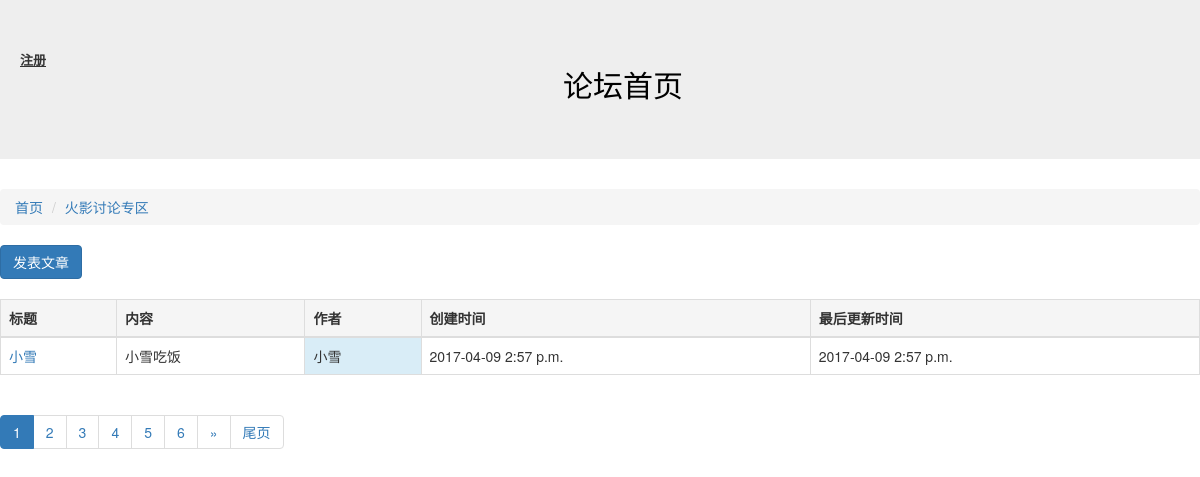
/article/list/4, run on an earlier commit of the app's database.
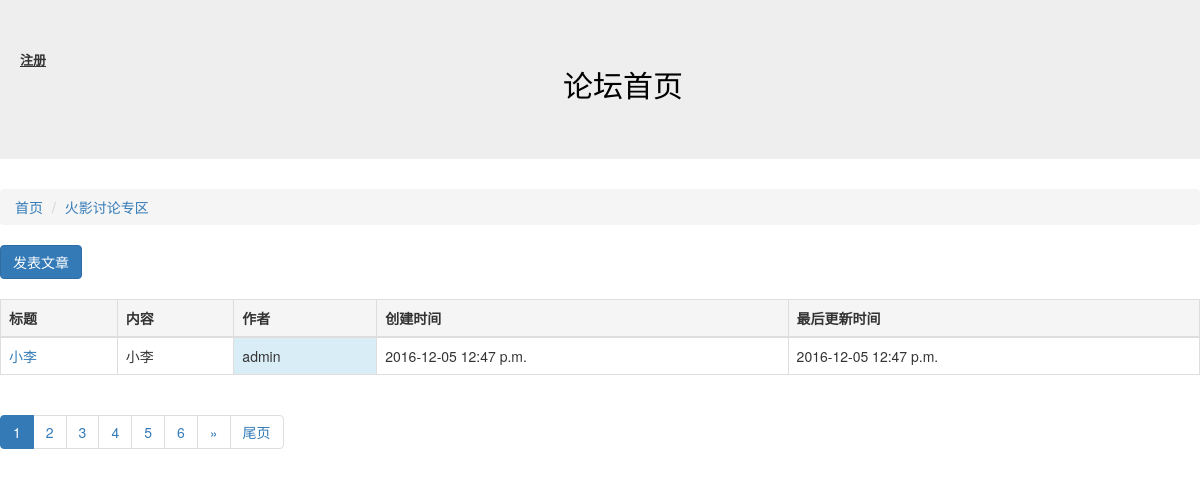
And on a later commit of the database.
### block/models.py (models this page shows, shortened)
class Block(models.Model):
    names = models.CharField("板块名称",max_length=100)
    desc = models.CharField("板块描述",max_length=100)
    manager_name = models.CharField("板块管理员名称",max_length=100)
    status = models.IntegerField("状态",choices=((0,"正常"),(-1,"关闭")))
    class Meta:
        verbose_name = "板块"
        verbose_name_plural = "板块配置"

### article/models.py (models this page shows, shortened)
class Article(models.Model):
    owner = models.ForeignKey(User,verbose_name="作者")
    block = models.ForeignKey(Block,verbose_name="板块ID")
    title = models.CharField("文章标题",max_length=10)
    content = models.CharField("文章内容",max_length=10000)
    status = models.IntegerField("状态",choices=((0,"正常"),(-1,"关闭")))
    create_timestamp = models.DateTimeField("创建时间",auto_now_add =True)
    last_timestamp = models.DateTimeField("最后更新时间",auto_now=True)
    class Meta:
        verbose_name = "文章"
        verbose_name_plural = "文章"

### article/views.py (the view)
# urls.py: url(r'^list/(?P<block_id>\d+)',article_list),
def article_list(request,block_id):
    block_id = int(block_id)
    block = Block.objects.get(id=block_id)
    ARTICLE_CNT_1PAGE = 1
    page_no = int(request.GET.get("page_no","1"))
    all_articles = Article.objects.filter(block=block,status=0).order_by("-id")
    articles_objs,page = paginate_queryset(all_articles,page_no,1)
    return render(request,"article_list.html",{"articles":articles_objs,"b":block,"page":page})

### tools.py (called while the page is built)
def paginate_queryset(obj,page_no,cnt_per_page=10,half_show_length=5):
    p = Paginator(obj,cnt_per_page)
    if page_no > p.num_pages:
        page_no = p.num_pages
    if page_no <= 0:
        page_no = 1
    page_links = [ i for i in range(page_no - half_show_length,page_no + half_show_length+1) if i > 0 and i <= p.num_pages]
    page = p.page(page_no)
    count = p.count
    previous_link = page_links[0] -1
    next_link = page_links[-1]+1
    pagination_data = {"has_previous": previous_link > 0,
			"has_next": next_link <= p.num_pages,
			"previous_link":page_no-1,
			"next_link":page_no+1,
			"page_cnt":p.num_pages,
			"current_no":page_no,
			"page_links":page_links,
			"count":count,
}
    return (page.object_list,pagination_data)

### article/templates/article_list.html
{% extends "base.html" %}
{% block content %}
<ol class="breadcrumb">
  <li ><a href="/">首页</a></li>
  <li class="active"><a href="/article/list/{{ b.id  }}">{{ b.names }}</a></li>
</ol>
<a href="/article/create/{{ b.id }}" class="btn btn-primary" role="button">发表文章</a>
<br />
<br />
<table class="table table-bordered">
	<thead>
	 <th class="active">标题</th>
	 <th class="active">内容</th>
	 <th class="active">作者</th>
	 <th class="active">创建时间</th>
	 <th class="active">最后更新时间</th>
	</thead>
	<tbody>
	{%for article in articles %}
	<tr >
		<td> <a href="/article/detail/{{ article.id}}">{{ article.title}}</a> </td>
		<td>{{ article.content	}}</td>
                <td class="info">{{ article.owner     }}</td>
		<td>{{ article.create_timestamp|date:"Y-m-d P"}}</td>
		<td>{{ article.last_timestamp|date:"Y-m-d P"}}</td>
	</tr>
	{% endfor %}
	</tbody>
</table>
{% include "Pagination.html" %}
{% endblock %}

### templates/base.html (shortened to what this page needs)
<!doctype html>
<html>
        <head>
		<link rel="stylesheet" href="/static/css/bootstrap.min.css">
        </head>
        <body>
		<div class="contin">
			<div class="jumbotron">
                                               <a href="/register"><p style="float:left;color:#333;font-weight:700;line-height:24px;margin-left:20px;font-size:13px;text-decoration:underline">注册</p></a>
 				 <a href="/" style="color:black;text-decoration:none;">	<h2 style="text-align:center;" >论坛首页</h2> </a>
			</div>
			<div>
			{% block content %}
			{% endblock %}
			</div>
	      	</div>
        </body>
</html>

### templates/Pagination.html (shortened to what this page needs)
<nav>
  <ul class="pagination">
  {% for i in page.page_links %}
  {% if i == page.current_no %}
    <li class="active"><a href="?page_no={{ page.current_no }}">{{ page.current_no }}</a></li>
  {% else %}
    <li class=""><a href="?page_no={{ i }}">{{ i }}</a></li>
  {% endif %}
  {% endfor %}
  {% if page.next_link <= page.page_cnt %}
    <li><a href="?page_no={{ page.next_link }}" aria-label="Previous">&raquo;</a></li>
    <li><a href="?page_no={{ page.page_cnt }}">尾页</a></li>
  {% endif %}
</ul>
</nav>

What changed in the data, as far as the page shows it:
removed Article: title "小雪", content "小雪吃饭", owner "小雪", create_timestamp "2017-04-09 2:57 p.m.", last_timestamp "2017-04-09 2:57 p.m."
now on this page (row unchanged): Article: title "小李", content "小李", owner "admin", create_timestamp "2016-12-05 12:47 p.m.", last_timestamp "2016-12-05 12:47 p.m."
